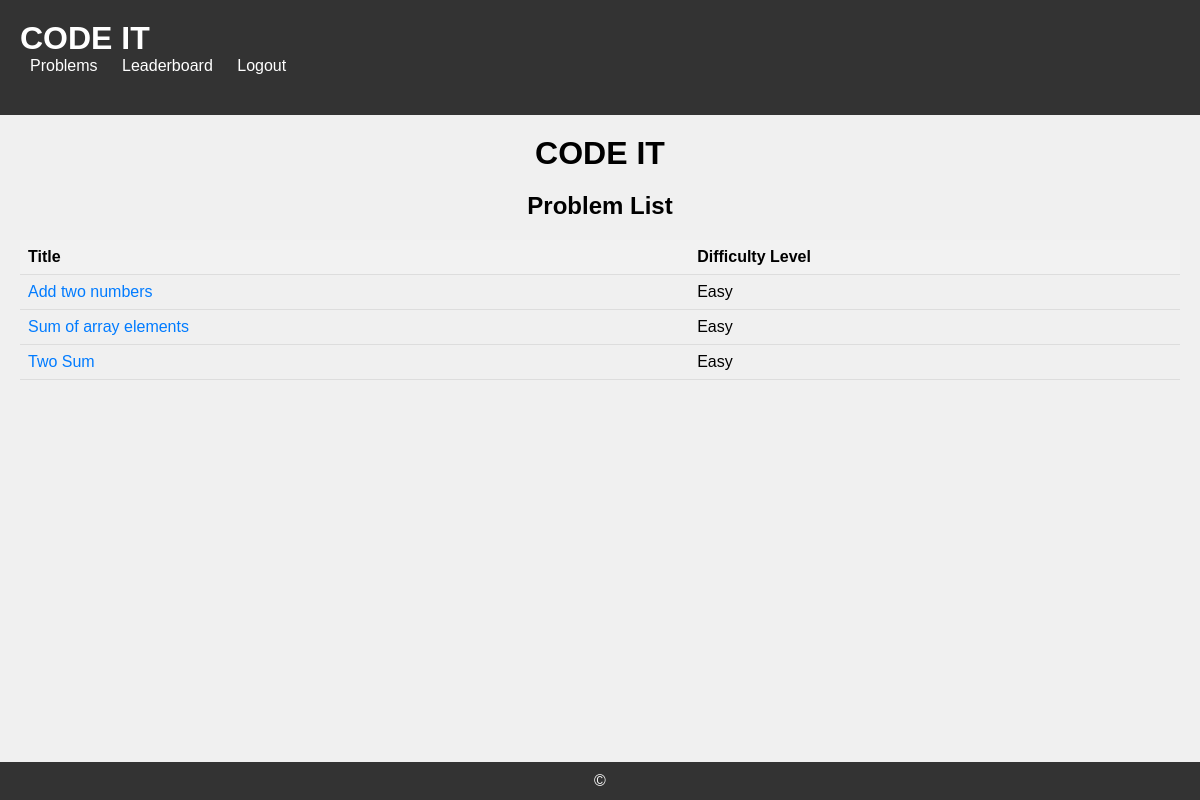
The page /judgeapp/problems/ (signed in) on the database as committed earlier.
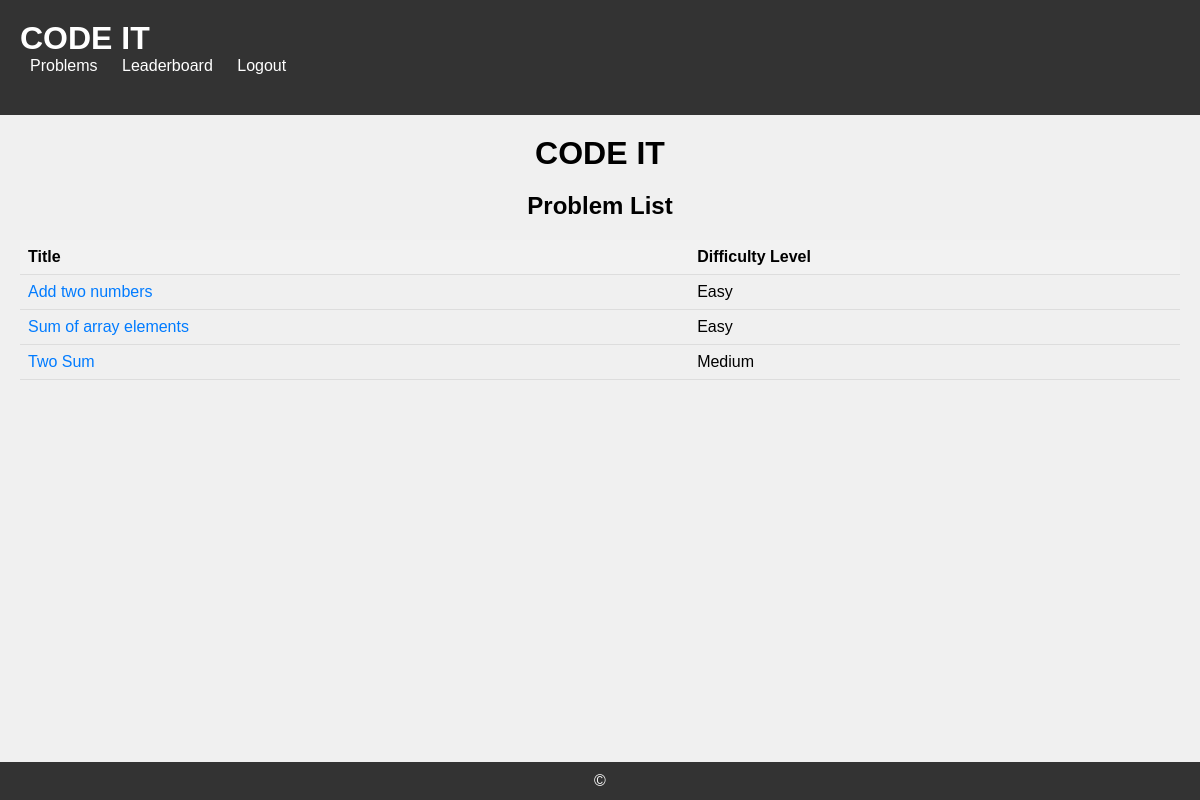
The same page on the database as committed later.
### judgeapp/models.py (models this page shows, shortened)
class Problem(models.Model):
    TOUGHNESS = (("Easy", "Easy"), ("Medium", "Medium"), ("Tough", "Tough"))
    title = models.CharField(max_length=255)
    description = models.TextField()
    difficulty = models.CharField(max_length=50,choices=TOUGHNESS)
    time_limit = models.IntegerField(default=2, help_text="in seconds")
    memory_limit = models.IntegerField(default=128, help_text="in kb")

### judgeapp/views.py (the view)
# urls.py: path('problems/', views.problem_list, name='problem_list'),
@login_required(login_url='login')
def problem_list(request):
    problems = Problem.objects.all()
    return render(request, 'problem_list.html', {'problems': problems})

### judgeapp/templates/problem_list.html (shortened to what this page needs)
{% extends 'base.html' %}
{% block content %}
    <h1>CODE IT</h1>
    <h2>Problem List</h2>
    <table class="problem-table">
        <thead>
            <tr>
                <th>Title</th>
                <th>Difficulty Level</th>
            </tr>
        </thead>
        <tbody>
            {% if problems %}
                {% for problem in problems %}
                    <tr>
                        <td><a href="{% url 'problem_detail' problem_id=problem.id %}">{{ problem.title }}</a></td>
                        <td>{{ problem.difficulty }}</td>
                    </tr>
                {% endfor %}
            {% else %}
                <tr>
                    <td colspan="2"><p>No problems available.</p></td>
                </tr>
            {% endif %}
        </tbody>
    </table>
{% endblock %}

Rows that differ between the two databases and show on the page:
changed Problem "Two Sum": difficulty "Easy" → "Medium"
